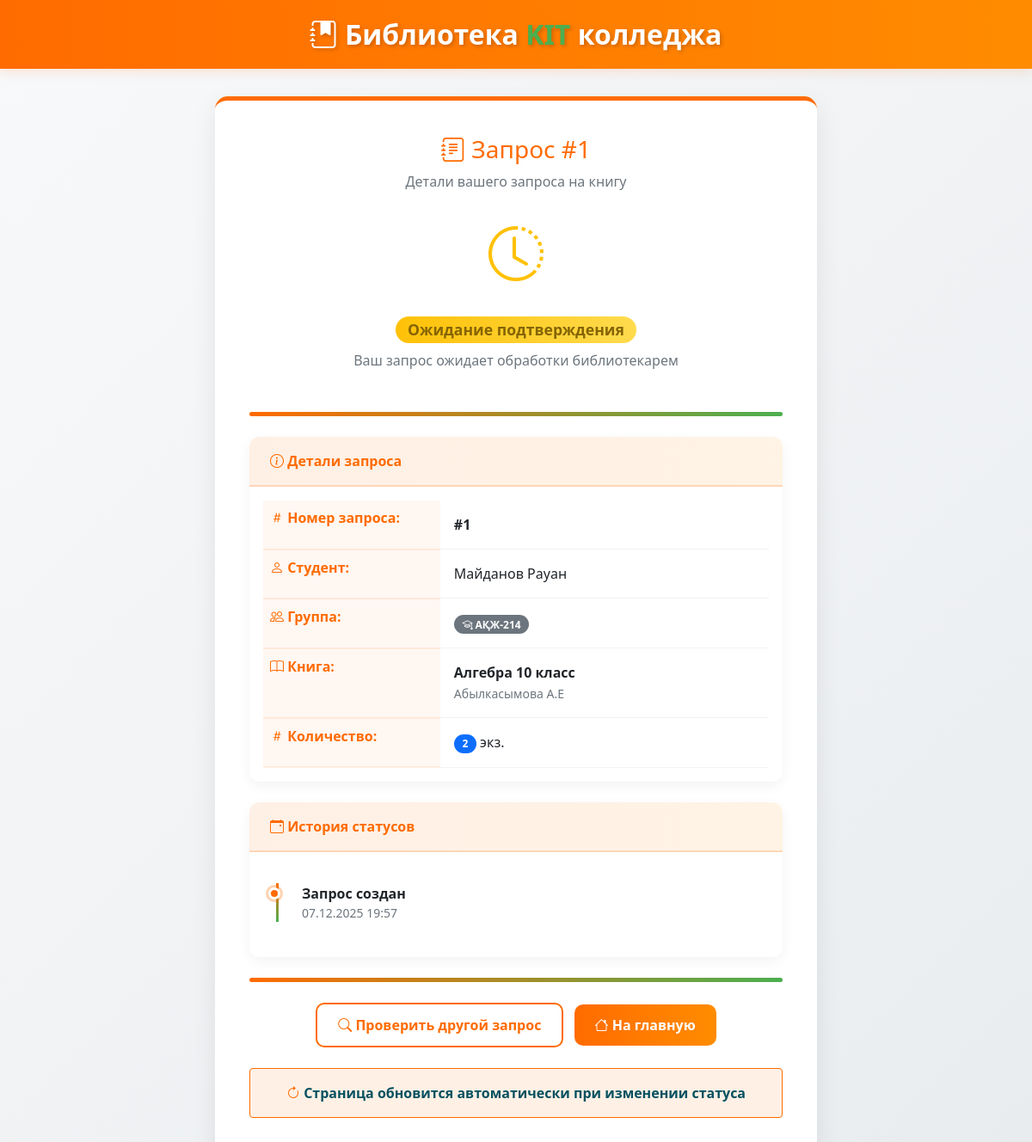
The app's page /check-status?request_id=1, older data.
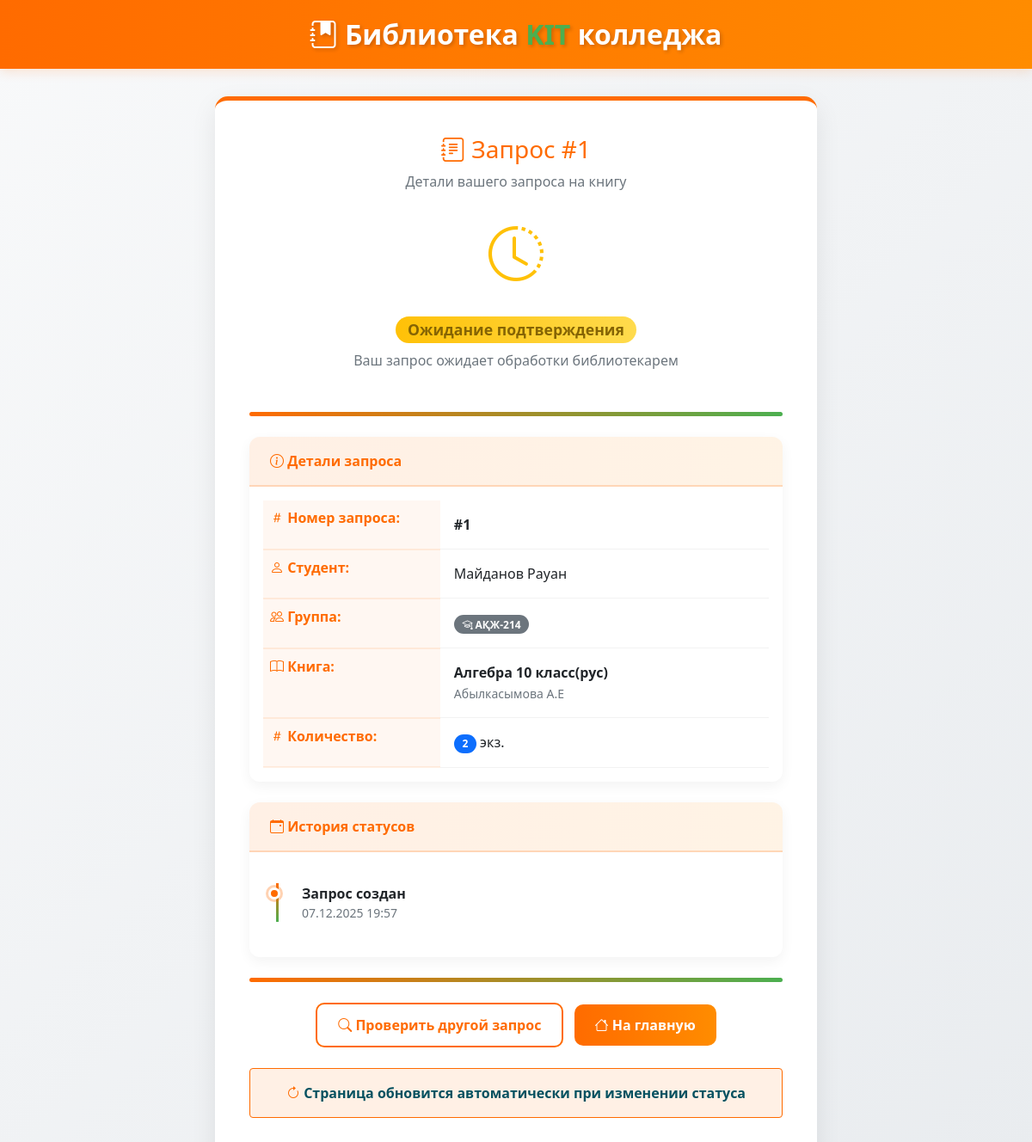
The same page, newer data.
### models.py (models this page shows, shortened)
class Book(db.Model):
    __tablename__ = 'books'
    id = db.Column(db.Integer, primary_key=True)
    name = db.Column(db.String(200), nullable=False)  # Название книги
    author = db.Column(db.String(100), nullable=False)  # Автор книги
    year = db.Column(db.Integer, nullable=False)  # Год издания
    total_quantity = db.Column(db.Integer, nullable=False)  # Всего экземпляров
    available_quantity = db.Column(db.Integer, nullable=False)  # Доступно сейчас
    language = db.Column(db.String(10), nullable=False)  # Язык книги
    course = db.Column(db.Integer, nullable=False)  # Курс

### app.py (the view)
@app.route('/check-status', methods=['GET', 'POST'])
def check_status():
    print("=== check_status ===")
    request_input = None
    if request.method == 'POST':
        request_input = request.form.get('request_id', '').strip()
        print(f"POST запрос: {request_input}")
    else:
        request_input = request.args.get('request_id', '').strip()
        print(f"GET запрос: {request_input}")
    if request_input:
        if request_input.startswith('#'):
            request_input = request_input[1:]
        print(f"Ищем запрос: '{request_input}'")
        book_request = BookRequest.query.filter_by(request_number=request_input).first()
        if not book_request:
            try:
                request_id_int = int(request_input)
                book_request = BookRequest.query.get(request_id_int)
            except ValueError:
                pass
        if book_request:
            print(f"✅ Найден запрос: {book_request.request_number}")
            return render_template('status_result.html', book_request=book_request)
        else:
            print(f"❌ Запрос не найден: {request_input}")
            flash('Запрос не найден')
    return render_template('check_status.html')

### templates/status_result.html (shortened to what the changed rows need)
<!DOCTYPE html>
<html lang="ru">
<head>
    <link href="https://cdn.jsdelivr.net/npm/bootstrap@5.1.3/dist/css/bootstrap.min.css" rel="stylesheet">
    <link rel="stylesheet" href="https://cdn.jsdelivr.net/npm/bootstrap-icons@1.8.1/font/bootstrap-icons.css">
</head>
<body>
    <div class="container">
        <div class="status-card">
            <div class="card mb-4">
                <div class="card-body">
                    <table class="table">
                        <tr>
                            <th width="35%"><i class="bi bi-hash"></i> Номер запроса:</th>
                        </tr>
                        <tr>
                            <th><i class="bi bi-person"></i> Студент:</th>
                        </tr>
                        <tr>
                            <th><i class="bi bi-people"></i> Группа:</th>
                        </tr>
                        <tr>
                            <th><i class="bi bi-book"></i> Книга:</th>
                            <td>
                                {% if book_request.book %}
                                    <strong>{{ book_request.book.name }}</strong><br>
                                    <small class="text-muted">{{ book_request.book.author }}</small>
                                {% else %}
                                    <span class="text-danger">Книга удалена</span>
                                {% endif %}
                            </td>
                        </tr>
                        <tr>
                            <th><i class="bi bi-hash"></i> Количество:</th>
                        </tr>
                    </table>
                </div>
            </div>
        </div>
    </div>
</body>
</html>

Row changes from the older to the newer data that the page shows:
changed Book "Абылкасымова А.Е": book.name "Алгебра 10 класс" → "Алгебра 10 класс(рус)"
